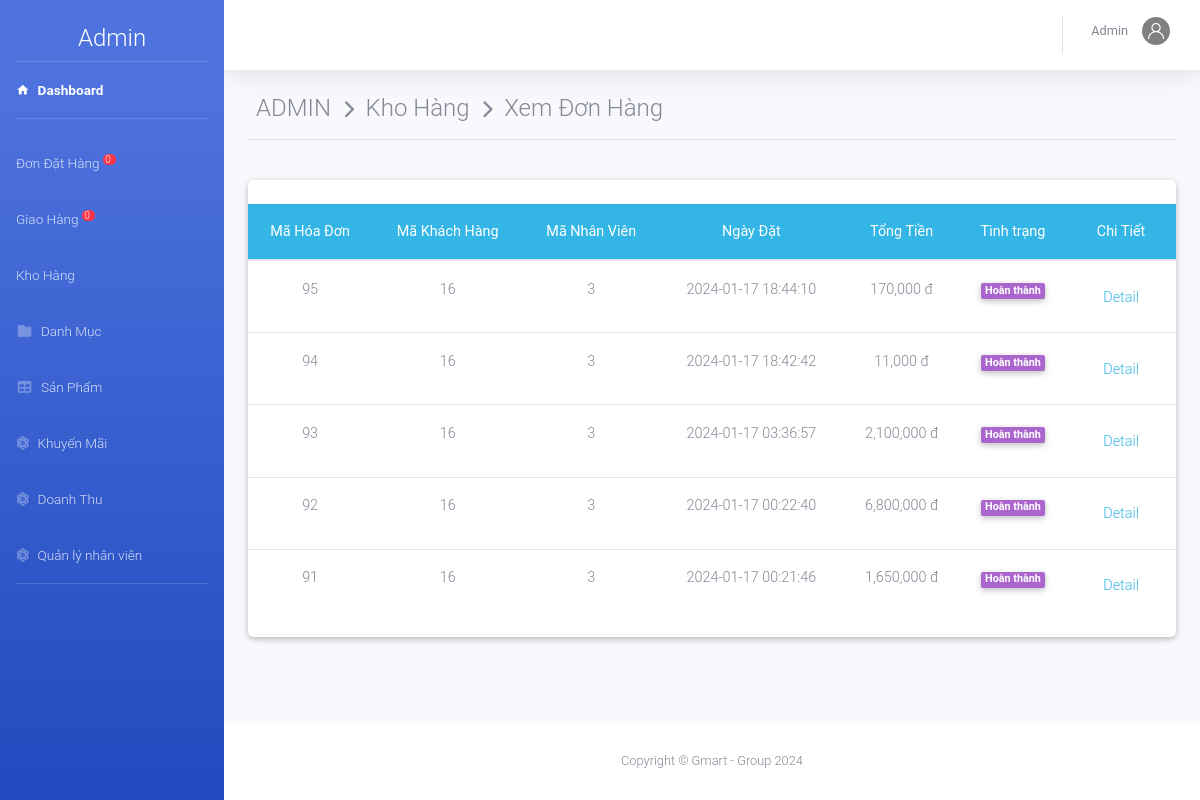
The app's page /admin/index.php?action=kho&view=xemdh (signed in) with its own data.
### tables this page shows
CREATE TABLE `hoadon` (
  `MaHD` int NOT NULL,
  `MaKH` int NOT NULL,
  `MaNV` int DEFAULT NULL,
  `NgayDat` datetime DEFAULT CURRENT_TIMESTAMP,
  `NgayGiao` datetime DEFAULT NULL,
  `TinhTrang` varchar(20) DEFAULT NULL,
  `TongTien` decimal(10,0) NOT NULL,
  `MaNVGH` varchar(50) DEFAULT NULL
);

### admin/kho/dondathang.php (the view, shortened to what this page needs)
<?php
	$sql="select * from hoadon  where (TinhTrang ='đã duyệt' or TinhTrang ='hoàn thành')  Order by NgayDat DESC ";
	$rs=mysqli_query($conn,$sql);
?>
<div class="container-fluid">
    <div class="page-header">
        <h4 class="page-title">
             ADMIN &#160;<i class="fas fa-chevron-right" style="font-size: 18px"></i>&#160; Kho Hàng &#160;<i
                class="fas fa-chevron-right" style="font-size: 18px"></i>&#160; Xem Đơn Hàng
        </h4>
    </div>
    <hr><br>
    <div class="row">
        <div class="col-md-12 grid-margin stretch-card">
            <div class="card">
                <br>
                <table class="table table-hover  text-center ">
                    <thead class="badge-info">
                        <tr>
                            <th>Mã Hóa Đơn</th>
                            <th>Mã Khách Hàng</th>
                            <th>Mã Nhân Viên</th>
                            <th>Ngày Đặt</th>
                            <th>Tổng Tiền</th>
                            <th>Tình trạng</th>
                            <th>Chi Tiết</th>
                        </tr>
                    </thead>
                    <tbody>
                        <?php
				 	while ($row=mysqli_fetch_array($rs)) { ?>
                        <tr>
                            <td><?php echo $row['MaHD']; ?></td>
                            <td><?php echo $row['MaKH']; ?></td>
                            <td><?php echo $row['MaNV']; ?></td>
                            <td><?php echo $row['NgayDat']; ?></td>
                            <td><?php echo number_format($row['TongTien']).' đ'; ?></td>
                            <td><?php if ($row['TinhTrang']==='Đã duyệt') {?>
                                <label class="badge badge-warning">
                                    <font style="vertical-align: inherit;">
                                        <font style="vertical-align: inherit;">Đã duyệt</font>
                                    </font>
                                </label>
                                <?php }elseif ($row['TinhTrang']==='hoàn thành') { ?>
                                <label class="badge badge-secondary">
                                    <font style="vertical-align: inherit;">
                                        <font style="vertical-align: inherit;">Hoàn thành</font>
                                    </font>
                                </label>
                                <?php } ?>
                            </td>
                            <td><a class="nav-link text-info"
                                    href="index.php?action=kho&view=chitietdh&mahd=<?php echo $row['MaHD']; ?>">Detail
                                </a></td>
                        </tr>
                        <?php	} ?>
                    </tbody>
                </table>
            </div>
        </div>
    </div>
</div>

### records on screen
hoadon: MaHD "95", MaKH "16", MaNV "3", NgayDat "2024-01-17 18:44:10", TongTien "170,000", TinhTrang "Hoàn thành"
hoadon: MaHD "94", MaKH "16", MaNV "3", NgayDat "2024-01-17 18:42:42", TongTien "11,000", TinhTrang "Hoàn thành"
hoadon: MaHD "93", MaKH "16", MaNV "3", NgayDat "2024-01-17 03:36:57", TongTien "2,100,000", TinhTrang "Hoàn thành"
hoadon: MaHD "92", MaKH "16", MaNV "3", NgayDat "2024-01-17 00:22:40", TongTien "6,800,000", TinhTrang "Hoàn thành"
hoadon: MaHD "91", MaKH "16", MaNV "3", NgayDat "2024-01-17 00:21:46", TongTien "1,650,000", TinhTrang "Hoàn thành"

### other values on screen
$dem "0"
$nv['TenNV'] "Admin"
